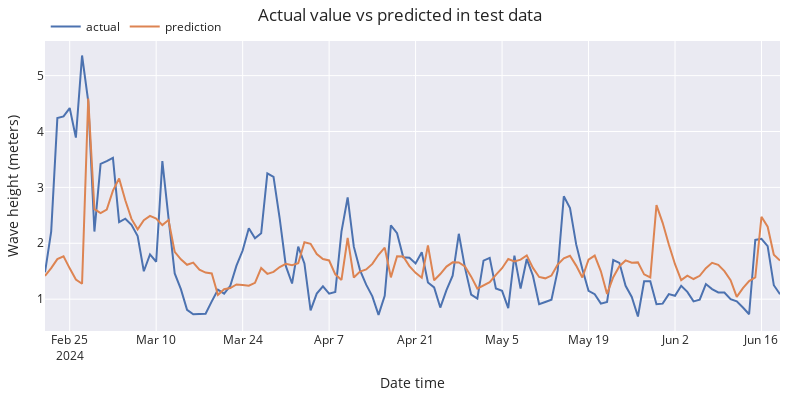

Source (notebook cell):
### Code cell
# Plot predictions vs real value
# ======================================================================================
fig = go.Figure()
trace1 = go.Scatter(x=df_test.index, y=df_test['wave_height'], name="actual", mode="lines")
trace2 = go.Scatter(x=predictions.index, y=predictions['pred'], name="prediction", mode="lines")
fig.add_trace(trace1)
fig.add_trace(trace2)
fig.update_layout(
    title="Actual value vs predicted in test data",
    xaxis_title="Date time",
    yaxis_title="Wave height (meters)",
    width=800,
    height=400,
    margin=dict(l=20, r=20, t=35, b=20),
    legend=dict(
        orientation="h",
        yanchor="top",
        y=1.1,
        xanchor="left",
        x=0.001
    )
)
fig.show()
